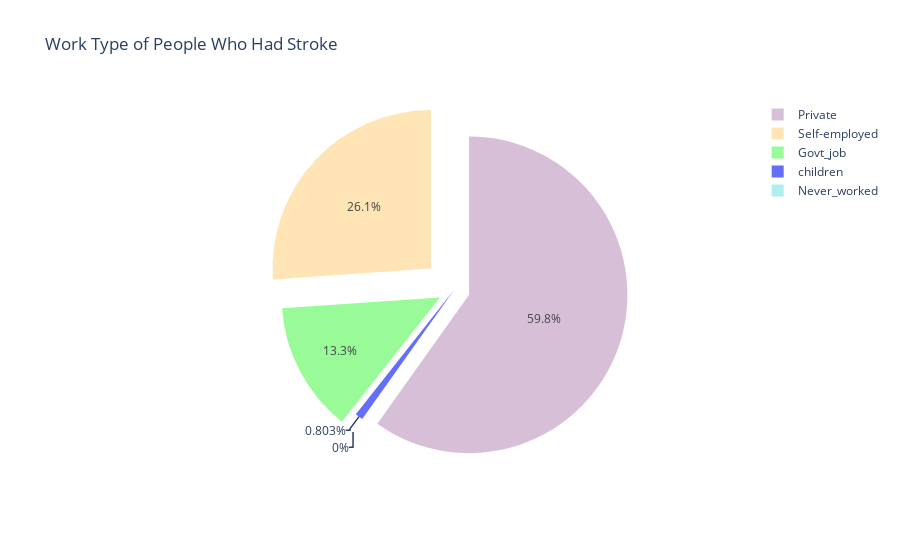

Notebook cell for this chart:
### Code cell
# Group data by 'work_type' and sum the 'stroke' values
job = data.groupby('work_type')['stroke'].sum()

# Create a DataFrame with 'labels' and 'values' for the pie chart
data_job = pd.DataFrame({
    'labels': job.index,
    'values': job.values
})

# Define colors for the pie chart
colors2 = ['palegreen', 'paleturquoise', 'thistle', 'moccasin']

# Create a pie chart using Plotly directly
fig = go.Figure(data=[go.Pie(
    labels=data_job['labels'],
    values=data_job['values'],
    marker_colors=colors2,
    pull=[0.1, 0.1, 0.1, 0.2]  # Customize the pull of slices
)])

fig.update_layout(title='Work Type of People Who Had Stroke')
fig.show()

### Figure 1 — Plotly figure (JSON) as saved in the notebook; plotly's stock layout.template omitted (floating-point values rounded to 4 significant figures)
{"data": [{"labels": ["Govt_job", "Never_worked", "Private", "Self-employed", "children"], "marker": {"colors": ["palegreen", "paleturquoise", "thistle", "moccasin"]}, "pull": [0.1, 0.1, 0.1, 0.2], "type": "pie", "values": [33, 0, 149, 65, 2]}], "layout": {"title": {"text": "Work Type of People Who Had Stroke"}}}
